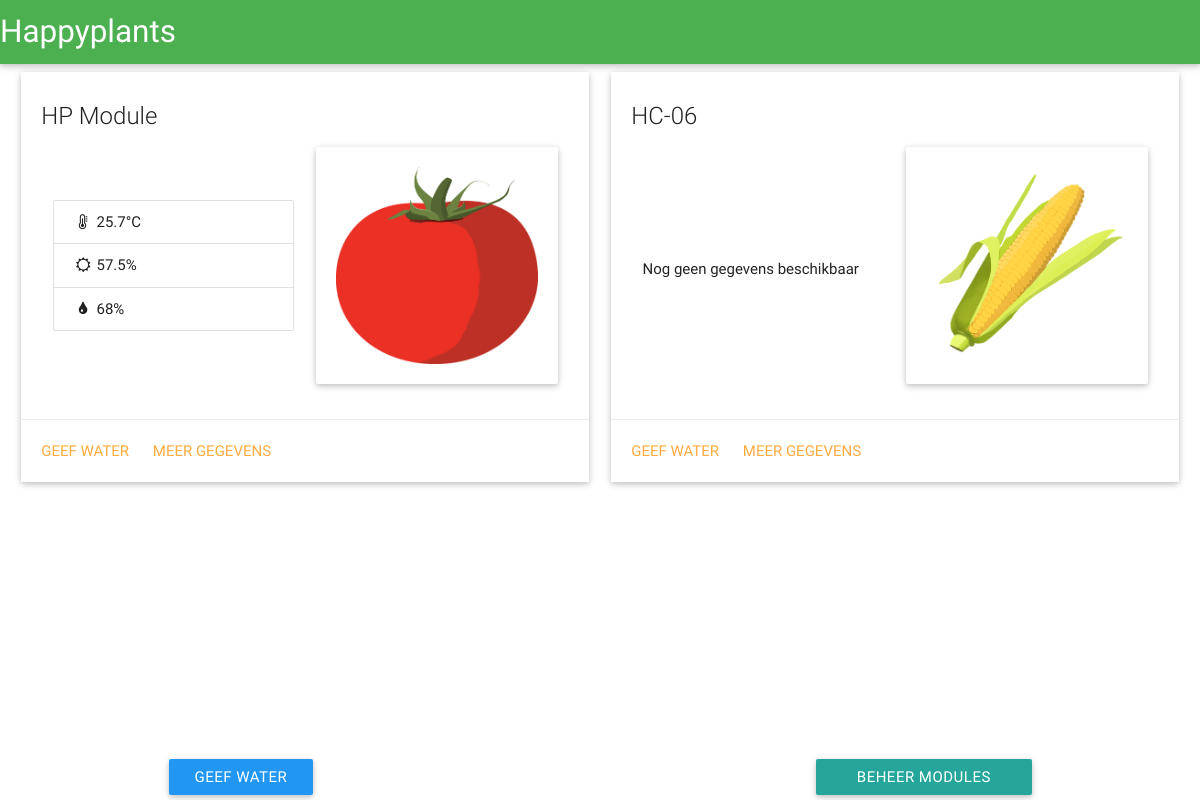
The page / on the database its author committed.
### tables this page shows
CREATE TABLE `modules` (
  `id` int(11) unsigned NOT NULL AUTO_INCREMENT,
  `address` varchar(17) NOT NULL DEFAULT '',
  `hp_id` varchar(64) DEFAULT '',
  `crop` varchar(45) NOT NULL DEFAULT 'none',
  PRIMARY KEY (`id`)
);

CREATE TABLE `sensordata` (
  `id` int(11) unsigned NOT NULL AUTO_INCREMENT,
  `address` text,
  `timestamp` timestamp NOT NULL DEFAULT CURRENT_TIMESTAMP,
  `temp` float DEFAULT NULL,
  `light` int(11) DEFAULT NULL,
  `moist` int(11) DEFAULT NULL,
  PRIMARY KEY (`id`)
);

### Database.php (called while the page is built, shortened)
<?php
class Database {
    private $con;
    private $address;
    public function __construct($address = null) {
        $this->con = mysqli_connect('localhost', 'root', 'root', 'happyplants');
        $this->address = $address;
    }
    public function get_device() {
        $q = "SELECT * FROM modules";
        $result = mysqli_query($this->con, $q);
        $devices = array();
        if ($result) {
            while($row = mysqli_fetch_assoc($result)) {
                $devices[] = array(
                    'name' => $row['hp_id'],
                    'address' => $row['address'],
                    'data' => $this->get_device_data($row['address']),
                    'crop' => $row['crop'],
                    'crop_nicename' => $row['crop'] == 'none' ? 'Geen groente' : $this->get_crop_nicename($row['crop'])
                );
            }
        }
        return $devices;
    }
    public function get_crop_nicename($crop) {
        $q = "SELECT nicename FROM crops WHERE `name`='$crop'";
        $result = mysqli_query($this->con, $q);
        if ($result) {
            $crop = $result->fetch_assoc();
            return $crop['nicename'];
        } else {
            return "";
        }
    }
    private function get_device_data($address) {
        $q = "SELECT * FROM sensordata WHERE address='$address' ORDER BY `timestamp` DESC";
        if ($this->address == null) {
            $q .= " LIMIT 1";
        }
        $result = mysqli_query($this->con, $q);
        $data = array();
        if ($result) {
            while($row = mysqli_fetch_assoc($result)) {
                $data[] = array(
                    'timestamp' => $row['timestamp'],
                    'temp' => $row['temp'],
                    'light' => $row['light'],
                    'moist' => $row['moist']
                );
            }
            if ($this->address == null && !empty($data)) {
                return $data[0];
            }
        }
        return $data;
    }
}

### index.php (the view, shortened to what this page needs)
<?php
require_once('Database.php');
$db = new Database;
$devices = $db->get_device();
?>
<html>
<head>
    <link type="text/css" rel="stylesheet" href="assets/css/lib/font-awesome.min.css"/>
    <link type="text/css" rel="stylesheet" href="assets/css/main.css"  media="screen,projection"/>
    <meta name="viewport" content="width=device-width, initial-scale=1.0, maximum-scale=1.0, user-scalable=0"/></head>
<body>
<header>
    <nav>
        <div class="nav-wrapper">
            <a href="/" class="brand-logo left">Happyplants</a>
        </div>
    </nav>
</header>
<main>
    <div class="row no-bottom-margin">
        <?php
        if (count($devices) > 0) {
            foreach ($devices as $device) {
                ?>
                <div class="col s12 m6">
                    <div class="card"
                    data-name="<?= $device['name'] ?>"
                    data-address="<?= $device['address'] ?>">
                        <div class="card-content">
                            <span class="card-title"><?= $device['name'] ?></span>
                            <div class="row no-bottom-margin valign-wrapper">
                                <div class="col s6">
                                    <?php if (count($device['data']) > 0) {
                                        ?>
                                        <ul class="collection">
                                            <li class="collection-item"><i class="fa fa-fw fa-thermometer-three-quarters"></i> <?= $device['data']['temp'] ?>&deg;C</li>
                                            <li class="collection-item"><i class="fa fa-fw fa-sun-o"></i> <?= $device['data']['moist'] / 10 ?>%</li>
                                            <li class="collection-item"><i class="fa fa-fw fa-tint"></i> <?= $device['data']['light'] / 10?>%</li>
                                        </ul>
                                        <?php
                                    } else {
                                        ?>
                                        <p>
                                            Nog geen gegevens beschikbaar
                                        </p>
                                        <?php
                                    }
                                    ?>
                                </div>
                                <div class="col s6">
                                    <div class="card-panel">
                                        <img src="assets/img/<?= $device['crop'] ?>.png" alt="<?= $device['crop'] ?>" class="responsive-img">
                                    </div>
                                </div>
                            </div>
                        </div>
                        <div class="card-action">
                            <a href="#" class="btn-water">Geef water</a>
                            <a href="/detail.php?a=<?= urlencode($device['address']) ?>">Meer gegevens</a>
                        </div>
                    </div>
                </div>
                <?php
            }
        } else {
            ?>
            <p class="flow-text">
                Er zijn nog geen modules toegevoegd, druk op 'BEHEER MODULES' om modules te zoeken
            </p>
            <?php
        }
        ?>
    </div>
</main>
<footer class="page-footer transparent">
    <div class="container">
        <div class="row" style="margin-bottom: 5px">
            <a class="waves-effect waves-ligt btn blue left col s12 m2" id="btn-water-all" href="#">Geef water</a>
            <br class="hide-on-med-and-up">
            <br class="hide-on-med-and-up">
            <a class="waves-effect waves-light btn right col s12 m3" href="/modules.php" id="btn-modules">Beheer modules</a>
        </div>
    </div>
</footer>
</body>
</html>

### rows shown on the page
modules: hp "HP Module", crop (picture)
sensordata: temp "25.7", $device['data']['moist']/10 "57.5", $device['data']['light']/10 "68"
modules: hp "HC-06", shows "Nog geen gegevens beschikbaar", crop (picture)
